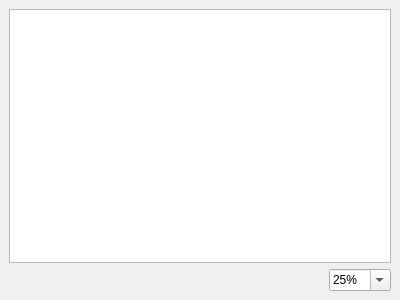
<?xml version="1.0" encoding="UTF-8"?>
<ui version="4.0">
 <class>DockVideo</class>
 <widget class="QDockWidget" name="DockVideo">
  <property name="geometry">
   <rect>
    <x>0</x>
    <y>0</y>
    <width>400</width>
    <height>300</height>
   </rect>
  </property>
  <property name="styleSheet">
   <string notr="true">QDockWidget &gt; QWidget {
color: white;
padding: 5px;
border: 1px solid #CCCCCC;
margin: 0px;
padding: 2px;
}

QDockWidget::title {
color:rgb(255, 255, 127);
background-color: rgb(211, 211, 211);
padding: 5px;
border: 1px solid #CCCCCC;
margin-top: 10px;
margin-right: 0px;
margin-left: 0px;
padding: 2px;
}</string>
  </property>
  <property name="features">
   <set>QDockWidget::NoDockWidgetFeatures</set>
  </property>
  <property name="windowTitle">
   <string>未连接</string>
  </property>
  <widget class="QWidget" name="dockWidgetContents">
   <layout class="QGridLayout" name="gridLayout">
    <item row="0" column="0">
     <widget class="QGraphicsView" name="ImageShow"/>
    </item>
    <item row="1" column="0">
     <layout class="QHBoxLayout" name="horizontalLayout">
      <item>
       <spacer name="sfasfas">
        <property name="orientation">
         <enum>Qt::Horizontal</enum>
        </property>
        <property name="sizeHint" stdset="0">
         <size>
          <width>40</width>
          <height>20</height>
         </size>
        </property>
       </spacer>
      </item>
      <item>
       <widget class="QComboBox" name="scaling">
        <property name="sizePolicy">
         <sizepolicy hsizetype="Preferred" vsizetype="Fixed">
          <horstretch>0</horstretch>
          <verstretch>0</verstretch>
         </sizepolicy>
        </property>
        <property name="editable">
         <bool>true</bool>
        </property>
        <property name="currentText">
         <string>25%</string>
        </property>
        <item>
         <property name="text">
          <string>25%</string>
         </property>
        </item>
        <item>
         <property name="text">
          <string>50%</string>
         </property>
        </item>
        <item>
         <property name="text">
          <string>100%</string>
         </property>
        </item>
        <item>
         <property name="text">
          <string>150%</string>
         </property>
        </item>
        <item>
         <property name="text">
          <string>200%</string>
         </property>
        </item>
       </widget>
      </item>
     </layout>
    </item>
   </layout>
  </widget>
 </widget>
 <resources/>
 <connections/>
</ui>
